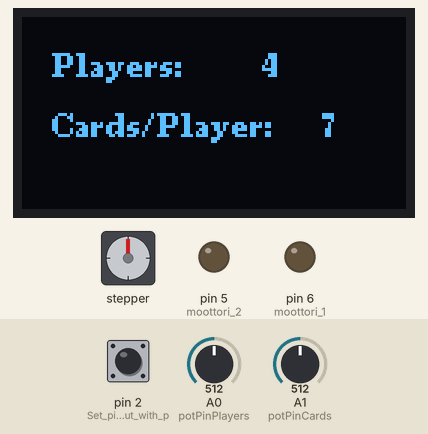
Simulated run of this sketch. Board: Arduino Uno, built with avr-gcc and run on an emulated ATmega328P. On the bench: stepper motor, 128×64 one-colour display, output pins drawn as LEDs (lit = HIGH). Wiring (inferred from the names in the program): stepper motor driver (360 steps per turn assumed): step pin 4; direction pin 3. Dashed ring = blinking. The inputs (shaded band) are chosen by the test bench; at power-on: pin 2 (Set_pin_2_as_input_with_p) HIGH, A0 (potPinPlayers) = 512, A1 (potPinCards) = 512. Pins used as bus, display or sensor lines are not drawn; what the sketch prints to the serial monitor is not drawn.

Above: at 3.2 s.
3.3 s: pin 2 (Set_pin_2_as_input_with_p) pulled LOW for 0.75 s
At 4.51 s:
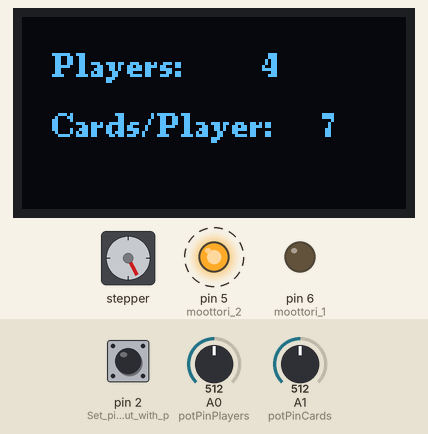
At 5.8 s:
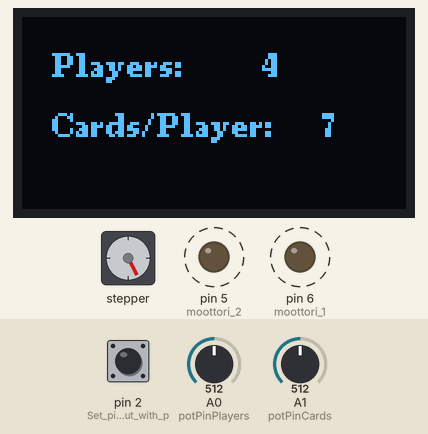
7.6 s: A0 (potPinPlayers) set to 122
12.2 s: A0 (potPinPlayers) set to 136
16.8 s: A0 (potPinPlayers) set to 162
24.8 s: A1 (potPinCards) set to 370
At 26.9 s:
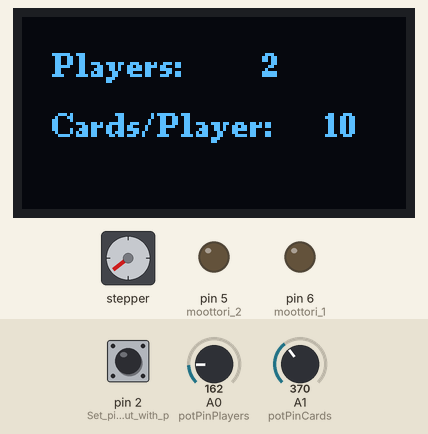
Timing chart, 0 to 28.4 s (numbered marks = the images above; inputs shaded):
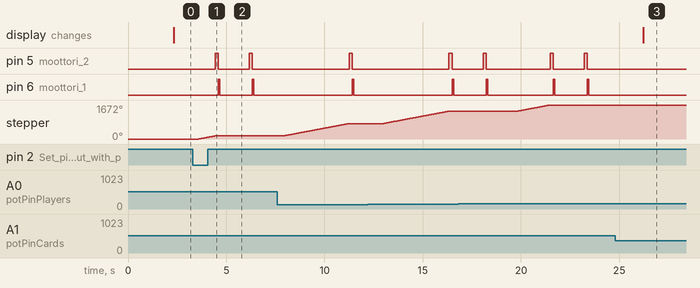

The sketch:

card-dealer.ino
```cpp
#include "U8g2lib.h"

// ==========================
// VARIABLE DEFINITIONS
// ==========================
#define SCK 13   // Serial Clock (SPI)
#define SDA 11   // MOSI (SPI)
#define CS 10    // Chip Select
#define DC 9     // Data/Command
#define Reset 8  // Reset Pin

const int potPinPlayers = A0;  // Potentiometer for players
const int potPinCards = A1;    // Potentiometer for cards per player
const int dirPin = 3;          // Stepper motor direction pin
const int stepPin = 4;         // Stepper motor step pin
const float stepAngle = 1.8;  // Stepper motor step angle in degrees
const int stepsPerRevolution = 360 / stepAngle; // Steps per full rotation
int moottori_1 = 6;           // Motor control pin 1
int moottori_2 = 5;           // Motor control pin 2
const float driveGearDiameter = 12.0;  // Stepper gear diameter in mm
const float drivenGearDiameter = 36.5; // Driven gear diameter in mm
const float gearRatio = drivenGearDiameter / driveGearDiameter; // Gear ratio


volatile bool interruptTriggered = false; // Flag to indicate interrupt trigger

// ==========================
// OLED SETUP
// ==========================
U8G2_SH1106_128X64_NONAME_1_4W_SW_SPI u8g2(U8G2_R0, SCK, SDA, CS, DC, Reset);

// ==========================
// FUNCTION DEFINITIONS
// ==========================


int calculate_players() {
    int potValue = analogRead(potPinPlayers);  // Read player potentiometer
    return map(potValue, 0, 1023, 1, 8);      // Map value to 1-8 players
}

int calculate_cards() {
    int potValue = analogRead(potPinCards);   // Read cards potentiometer
    int players = calculate_players();
    int maxCardsPerPlayer = 52 / players;     // Maximum cards per player
    return map(potValue, 0, 1023, 1, maxCardsPerPlayer); // Map to cards
}

void rotateStepperByPlayers() {
    Serial.println("Rotating");
    int players = calculate_players();
    float angle = 360.0 / players;            // Calculate rotation angle
    float adjustedAngle = angle * gearRatio;  // Adjust for gear ratio
    int steps = (adjustedAngle / stepAngle);  // Calculate number of steps
    digitalWrite(dirPin, HIGH);               // Set motor direction

    // Rotate motor by number of steps
    for (int i = 0; i < abs(steps); i++) {
        digitalWrite(stepPin, HIGH);          // Step high
        delayMicroseconds(5000);              // Wait for step
        digitalWrite(stepPin, LOW);           // Step low
        delayMicroseconds(500);               // Wait for step
    }
}

void fullRotation() {
    int players = calculate_players();
    float stepAnglePerPlayer = 360.0 / players; // Angle per player
    float rotatedAngle = 0;

    while (rotatedAngle < 360) {
        rotateStepperByPlayers();
        rotatedAngle += stepAnglePerPlayer;

        // Control motor with stepper driver
        for (int i = 0; i < calculate_players(); i++) {
            digitalWrite(moottori_1, LOW);
            digitalWrite(moottori_2, 200);
            delay(165);

            digitalWrite(moottori_1, 180);
            digitalWrite(moottori_2, LOW);
            delay(70);

            digitalWrite(moottori_1, LOW);
            digitalWrite(moottori_2, LOW);
            delay(1500);
        }
    }
}
// ==========================
// INTERRUPT FUNCTION
// ==========================
void triggerFullRotation() {
    interruptTriggered = true; // Set flag to true when interrupt occurs
}

// ==========================
// ARDUINO STANDARD FUNCTIONS
// ==========================

void setup() {
    Serial.begin(9600);   // Start serial communication
    u8g2.begin();         // Initialize OLED display

    pinMode(potPinPlayers, INPUT);  // Potentiometer for players
    pinMode(potPinCards, INPUT);    // Potentiometer for cards

    pinMode(dirPin, OUTPUT);        // Stepper direction pin
    pinMode(stepPin, OUTPUT);       // Stepper step pin
    pinMode(moottori_1, OUTPUT);    // Motor control pin 1
    pinMode(moottori_2, OUTPUT);    // Motor control pin 2

    // Set up interrupt on pin 2, triggering on falling edge
    pinMode(2, INPUT_PULLUP);   // Set pin 2 as input with pull-up resistor
    attachInterrupt(digitalPinToInterrupt(2), triggerFullRotation, FALLING);  // Trigger ISR on falling edge

    u8g2.clearBuffer();
    u8g2.setFont(u8g2_font_ncenB08_tr);
    u8g2.drawStr(10, 30, "OLED Test");
    u8g2.sendBuffer();
    delay(2000);
}

void loop() {
    int players = calculate_players();
    int cards = calculate_cards();

    u8g2.firstPage();
    do {
        u8g2.setFont(u8g2_font_ncenB08_tr);
        u8g2.drawStr(10, 20, "Players:");
        u8g2.setCursor(80, 20);
        u8g2.print(players);
        u8g2.drawStr(10, 40, "Cards/Player:");
        u8g2.setCursor(100, 40);
        u8g2.print(cards);

    } while (u8g2.nextPage());

    // Check if interrupt has triggered the full rotation function
    if (interruptTriggered) {
        fullRotation();
        interruptTriggered = false;  // Reset flag after the full rotation
    }

    delay(1000);
}
```

Measured:
- after the input at 3.3 s, pin 5 (moottori_2): alternates HIGH for 0.17 s and LOW for 1.6 s, starting after 1.1 s; pin 6 (moottori_1): alternates HIGH for 0.07 s and LOW for 1.7 s, starting after 1.3 s; stepper: turns 152° clockwise in 0.84 s, starting after 0.29 s
- after the input at 24.8 s, the display: changes after 1.4 s (image 3)
